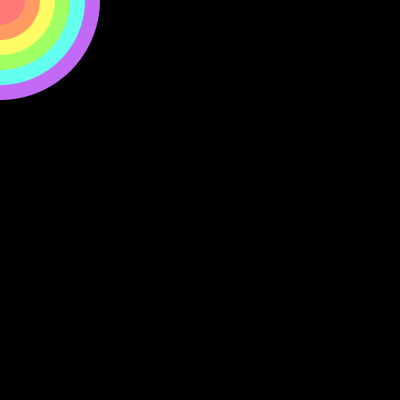
Frame 1 (no input)
Frame 60 (the mouse pressed at the canvas centre just before this capture): identical to frame 1, image omitted
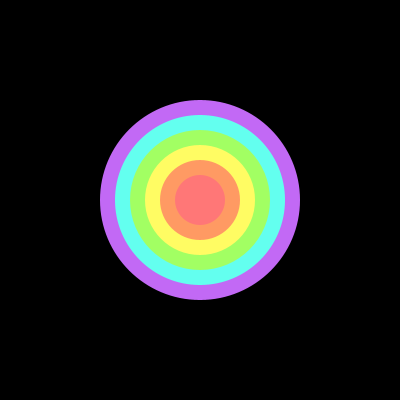
Frame 120 (the mouse held since frame 60 and released just before this capture)

The Processing sketch that drew these frames (run headless with seeded random() and noise(); from frame 60 on, the mouse is pressed at the canvas centre):

// Processing sketch: processing_154291
// ── processing_154291.pde

//Claire Sheen (csheen)
//Copyright 7.3.14

float wd, ht, x, y;

void setup()
{
  size (400, 400);
  frameRate(60);
  smooth();
  noStroke();
}

void draw()
{
  background(0);
  x = mouseX;
  y = mouseY;
  wd = 200;
  ht = 200;
  fill(194, 105, 245);//violet
  ellipse(x, y, wd, ht);
  
  fill(99, 255, 239);//blue
  ellipse(x, y, wd-30, ht-30);
  
  fill(162, 255, 99);//green
  ellipse(x, y, wd-60, ht-60);
  
  fill(255, 252, 99);//yellow
  ellipse(x, y, wd-90, ht-90);
  
  fill(255, 154, 99);//orange
  ellipse(x, y, wd-120, ht-120);
  
  fill(255, 119, 119);//red
  ellipse(x, y, wd-150, ht-150);
}
